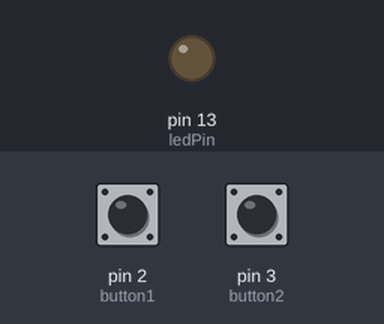
A sketch run on a simulated Arduino Uno, built with avr-gcc and run on an emulated ATmega328P. Parts: output pins drawn as LEDs (lit = HIGH). Dashed ring = blinking. Inputs (shaded band) come from the test bench; at power-on: pin 2 (button1) LOW, pin 3 (button2) HIGH. What the sketch prints to the serial monitor is not drawn.

Above: at 1.2 s.
1.3 s: pin 2 (button1) pulled HIGH for 1 s
At 2.1 s:
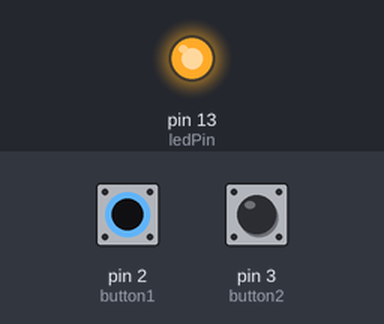
3.8 s: pin 3 (button2) pulled LOW for 0.15 s
At 4.4 s:
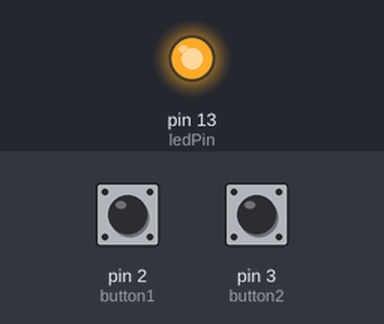
6.9 s: pin 3 (button2) pulled LOW for 1 s
At 8.1 s:
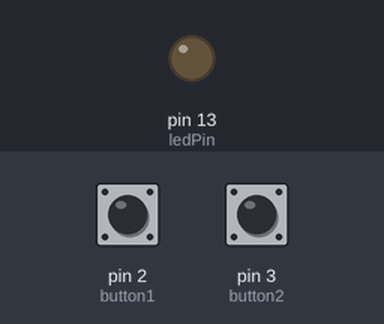
10.9 s: pin 2 (button1) pulled HIGH for 1 s
At 11.7 s:
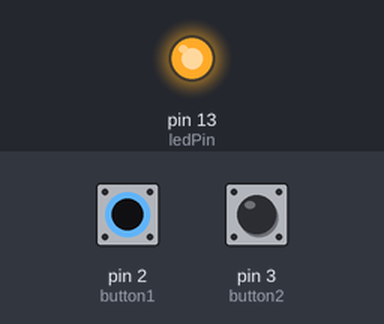
14.9 s: pin 2 (button1) pulsed HIGH 2 times (0.12 s each, 0.3 s apart)
At 14.96 s:
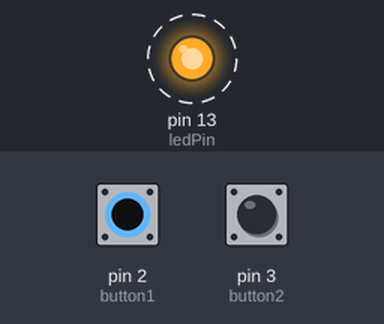
18.5 s: pin 2 (button1) pulsed HIGH 2 times (0.12 s each, 0.3 s apart)
At 20.0 s:
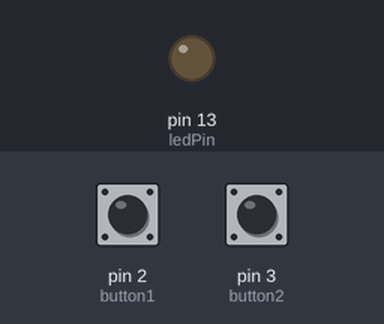
Timing chart, 0 to 21.5 s (numbered marks = the images above; inputs shaded):
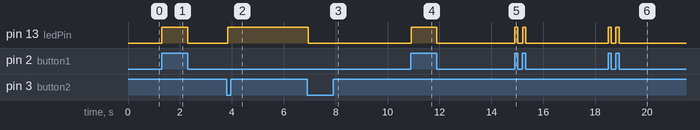

Measured:
- after the input at 1.3 s, pin 13 (ledPin): LOW → HIGH at once, → LOW 0.99 s later
- after the input at 3.8 s, pin 13 (ledPin): LOW → HIGH at once
- after the input at 6.9 s, pin 13 (ledPin): HIGH → LOW at once
- after the input at 10.9 s, pin 13 (ledPin): LOW → HIGH at once, → LOW 0.99 s later
- after the input at 14.9 s, pin 13 (ledPin): alternates HIGH for 0.12 s and LOW for 0.18 s, 4 changes in all, then stays LOW, starting at once
- after the input at 18.5 s, pin 13 (ledPin): alternates HIGH for 0.11 s and LOW for 0.18 s, 4 changes in all, then stays LOW, starting at once

The sketch:

Buttons.ino
```cpp
const int button1 = 2;
const int button2 = 3;
const int ledPin =  13;

int def = HIGH;
bool btn2Up = true;

void setup() {
  Serial.begin(9600);
  pinMode(ledPin, OUTPUT);
  pinMode(button1, INPUT);
  pinMode(button2, INPUT);
}

void loop() {
  handleButton(1);
  handleButton(2);
}

void handleButton(int num){
  int buttonState;
  if(num == 2) {
    buttonState = digitalRead(button2);
    if (buttonState == LOW && btn2Up) {
      Serial.println("Btn 2 Pressed");
      btn2Up = false;
      if(def == HIGH) def = LOW;
      else def = HIGH;
    } else if(buttonState == HIGH) {
      btn2Up = true;
    }
  } else {
    buttonState = digitalRead(button1);
    if (buttonState == HIGH) {
      digitalWrite(ledPin, def);
    } else {
      Serial.println("Btn 1 Pressed");
      digitalWrite(ledPin, !def);
    }
  }
}
```
